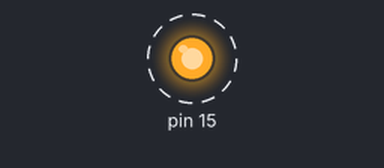
Bench run of a program on a simulated Raspberry Pi (header pin numbers). Shown: output pins drawn as LEDs (lit = HIGH). Dashed ring = blinking. At 4.0 s the program stops and its outputs stay as they are.

Above: at 0.5 s.
Timing chart, 0 to 4.6 s (numbered marks = the images above):
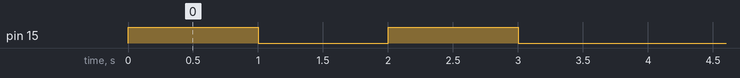

The program:

new_blink_answer.py
```python
#full code for new_blink.py

#import the GPIO Library
import RPi.GPIO as GPIO
import time
# blinking function

def blink(pin):
        #Setting the LED to turn on
        GPIO.output(pin,GPIO.HIGH)
        time.sleep(1)
        #Setting the LED to turn off
        GPIO.output(pin,GPIO.LOW)
        time.sleep(1)
        return

# to use Raspberry Pi board pin numbers
GPIO.setmode(GPIO.BOARD)
# set up GPIO output channel
GPIO.setup(15, GPIO.OUT)
# blink GPIO17 2 times
for i in range(0,2):
        blink(15)
GPIO.cleanup()
```

Measured:
- by itself, pin 15: alternates HIGH for 1.0 s and LOW for 1.0 s, 4 changes in all, then stays LOW
